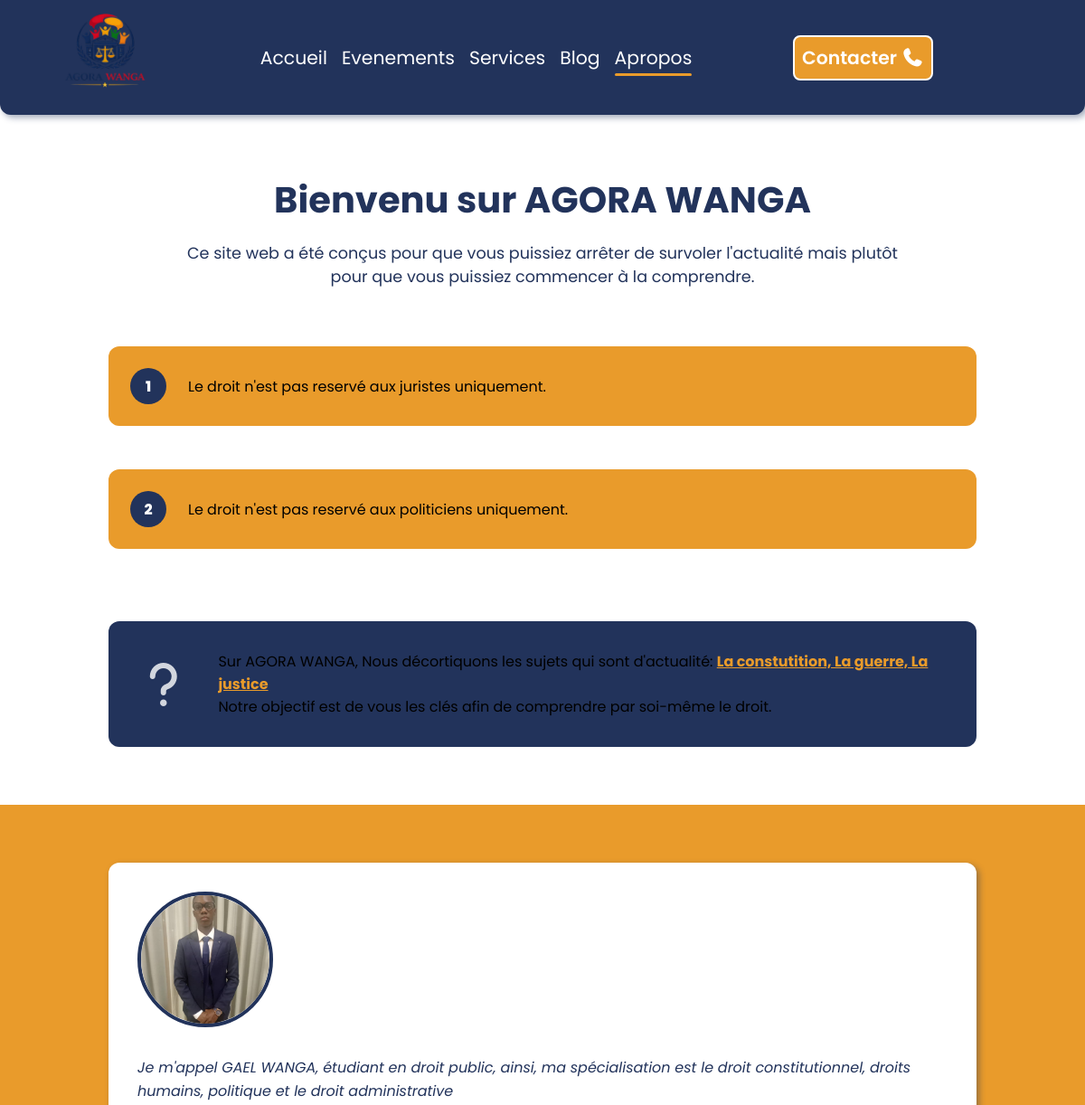
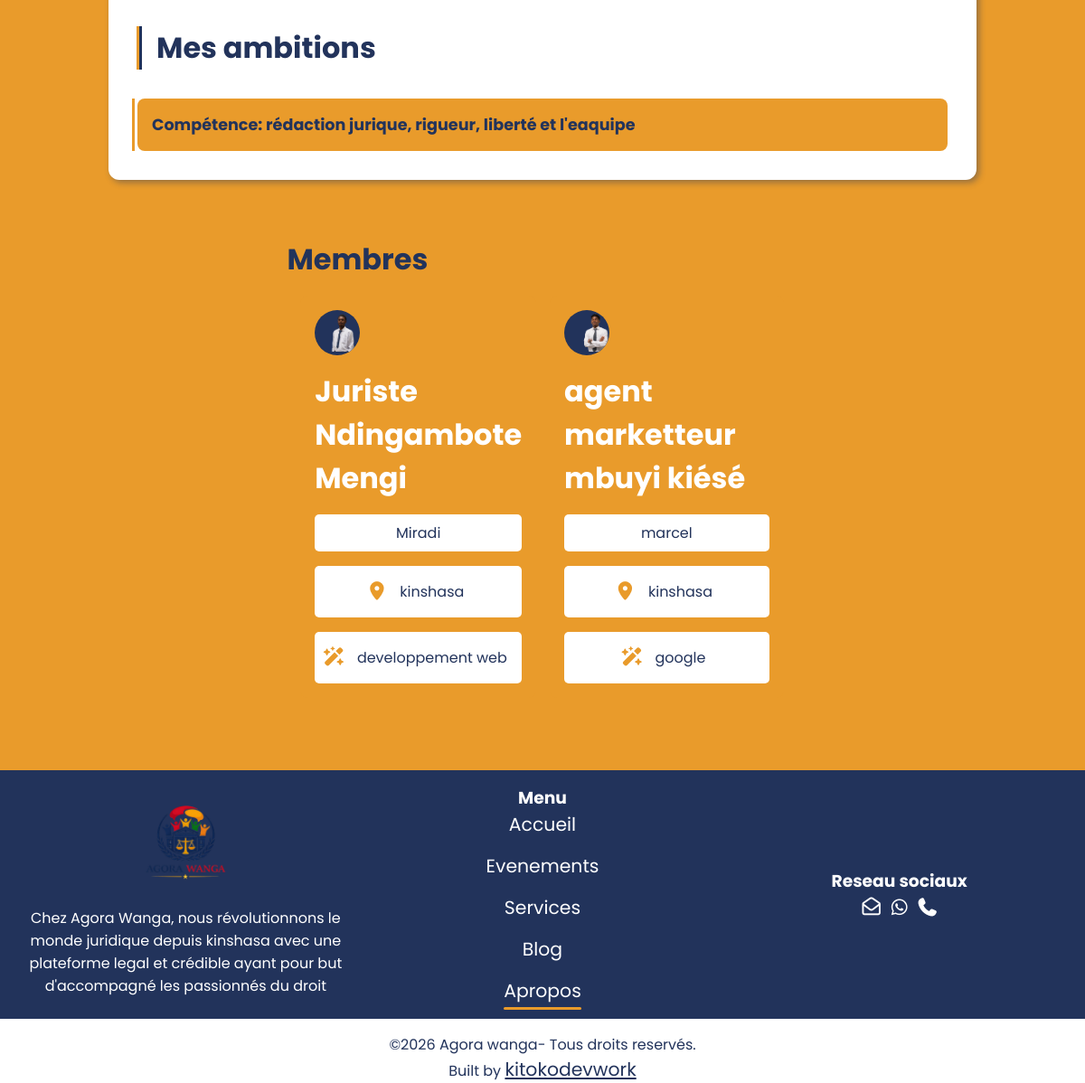
/Apropos/, run on the app's committed database (2 pictures, top to bottom).
### gestAGORA/models.py (models this page shows, shortened)
class membres(models.Model):
    denomination=models.CharField(max_length=25, default='kkk')
    nom=models.CharField(max_length=25, default='kkk')
    prenom=models.CharField(max_length=25, default='kkk')
    postnom=models.CharField(max_length=25, default='kkk')
    img=models.ImageField(upload_to='membres/', default='membres/')
    localisation=models.CharField(max_length=25, default='kkk')
    specificite=models.CharField(max_length=100, default='kkk')

### gestAGORA/views.py (the view)
# urls.py: path('Apropos/', views.Apropos, name="Apropos"),
def Apropos(request):
    membre=membres.objects.all()
    return render(request,'pages/Apropos.html',{
        'membres':membre
    })

### templates/pages/Apropos.html (shortened to what this page needs)
{% extends "base.html" %}
{% load static %}
{% block navlinks %}
    <li><a href="{% url "Accueil" %}">Accueil</a></li>
    <li><a href="{% url "evenement" %}">Evenements</a></li>
    <li><a href="{% url "services" %}" >Services</a></li>
    <li><a href="{% url "blog" %}">Blog</a></li>
    <li><a href="{% url "Apropos" %}" class="active">Apropos</a></li>
{% endblock navlinks %}
{% block section %}
<div class="presentation">
    <div class="box-pres">
        <h1>Bienvenu sur AGORA WANGA</h1>
        <p>Ce site web a été conçus pour que vous puissiez arrêter de survoler l'actualité mais plutôt pour que vous puissiez commencer à la comprendre.  </p>
    </div>
    <div class="boxs">
        <div class="box">
            <span>1</span>
            <p>Le droit n'est pas reservé aux juristes uniquement.</p>
        </div>
    </div>
    <div class="boxs">
        <div class="box">
            <span>2</span>
            <p>Le droit n'est pas reservé aux politiciens uniquement.</p>
        </div>
    </div>
    <div class="agora_info">
        <i class="fa-solid fa-question"></i>
        <div class="text">
            <p>Sur AGORA WANGA, Nous décortiquons les sujets qui sont d'actualité: <span>La constutition, La guerre, La justice</span></p>
            <p>Notre objectif est de vous les clés afin de comprendre par soi-même le droit. </p>
        </div>
    </div>
</div>
    <div class="equipe">
        <div class="administrator">
            <div class="admin-header">
                <img src="{% static 'photos/AgoraWanga.jpeg' %}" alt="administrateur">
                <div class="ident">
                    <p>Je m'appel GAEL WANGA, étudiant en droit public,
                        ainsi, ma spécialisation est le droit constitutionnel, droits humains, politique et le droit administrative
                    </p>
                </div>
            </div>
            <div class="admin">
                <h2>Mes ambitions</h2>
                <div class="valeurs">
                    <div class="box13">
                        <h2>Compétence: rédaction jurique, rigueur, liberté et l'eaquipe</h2>
                    </div>
                </div>
            </div>
        </div>
        <div class="membr_container">
            <h2>Membres</h2>
            <div class="members">
                {% for membre in membres %}
                    <div class="box">
                    <div class="circle">
                        <img src="{{membre.img.url}}" alt="{{membre.nom}}">
                    </div>
                    <h2>{{membre.denomination}} <span>{{membre.postnom}}</span> <span>{{membre.nom}}</span></h2>
                    <p>{{membre.prenom}}</p>
                    <p><i class="fa-solid fa-location-dot"></i> <span>{{membre.localisation}}</span></p>
                    <p><i class="fa-solid fa-wand-magic-sparkles"></i> <span>{{membre.specificite}}</span></p>
                    </div>
                    {% empty %}
                    <p>Aucun élément disponible</p>
                {% endfor %}
            </div>
        </div>
    </div>
{% endblock section %}
{% block links %}
    <a href="{% url "Accueil" %}">Accueil</a>
    <a href="{% url "evenement" %}">Evenements</a>
    <a href="{% url "services" %}">Services</a>
    <a href="{% url "blog" %}">Blog</a>
    <a href="{% url "Apropos" %}" class="active">Apropos</a>
{% endblock links %}

### templates/base.html (shortened to what this page needs)
<!DOCTYPE html>
{% load static %}
<html lang="fr">
<head>
    <link rel="stylesheet" href="{% static 'style/style.css' %}">
    <link rel="stylesheet" href="{% static 'style/media.css' %}">
    <link rel="stylesheet" href="{% static 'style/animate.css' %}">
    <link rel="stylesheet" href="https://cdnjs.cloudflare.com/ajax/libs/font-awesome/7.0.1/css/all.min.css" />
</head>
<body>
    <main>
        <header>
          {% block header_content %}
            <div class="logo"><img src="{% static 'photos/logoAgora.png' %}" alt="logo" width="120px"></div>
            <nav>
                <ul>
                  {% block navlinks %}{% endblock navlinks %}
                </ul>
            </nav>
            <a href="https://wa.me/243830151196?text=Bonjour, %20je%20souhaite%20voir%20%plus%20%d'informations" target="_blank"" class="contact">Contacter <span><i class="fa-solid fa-phone"></i></span></a>
          {% endblock header_content %}
        </header>
        <section class="hero">
            {% block section %}{% endblock section %}
        </section>
        <footer>
          <div class="footer-top">
            <div class="box">
              <div class="logo">
                <img src="{% static 'photos/logoAgora.png' %}" alt="logo" width="120px">
              </div>
              <p>Chez Agora Wanga, nous révolutionnons le monde juridique depuis kinshasa avec une plateforme legal et crédible ayant pour but d'accompagné les passionnés du droit</p>
            </div>
            <div class="box">
              <h3>Menu</h3>
              <div class="links">
                {% block links %}{% endblock links %}
              </div>
            </div>
            <div class="box">
              <h3>Reseau sociaux</h3>
              <div class="link_rx">
                <a href="mailto:gaelwangs767@gmail.com"
                  title="Envoyer un mail à Gael"
                  aria-label="Envoyez-moi un e-mail">
                    <i class="fa-regular fa-envelope-open"></i>
                </a>
                <a href="https://wa.me/243830151196?text=Bonjour, %20je%20souhaite%20voir%20%plus%20%d'informations" target="_blank" arial-label="Discuter sur whatsApp">
                  <i class="fa-brands fa-whatsapp"></i>
                </a>
                <a href="tel:+243830151196">
                  <i class="fa-solid fa-phone"></i>
                </a>
              </div>
            </div>
          </div>
          <div class="bottom">
            <p>&copy;2026 Agora wanga- Tous droits reservés.</p>
            <p>Built by <span><a href="https://kitokodevwork.com" target="_blank">kitokodevwork</a></span></p>
          </div>
        </footer>
    </main>
</body>
</html>

### static/style/media.css (style rules this page uses)
:root { --font-family: 'Poppins','Sans-serif'; --border-rad-little:8px; --border-rad-normal:12px; --border-rad-circle:50%; --primary-color:#22335b; --secondary-color:#e99b2b; --bg-color:#ffffff; --txt-color:#000; --h-color:#fff; --shadow-props:3px 3px 7px rgba(34, 51, 91, 0.422); --padding-box:1rem; }

### data on the page
membres: img (picture), denomination "Juriste", postnom "Ndingambote", nom "Mengi", prenom "Miradi", localisation "kinshasa", specificite "developpement web"
membres: img (picture), denomination "agent marketteur", postnom "mbuyi", nom "kiésé", prenom "marcel", localisation "kinshasa", specificite "google"
